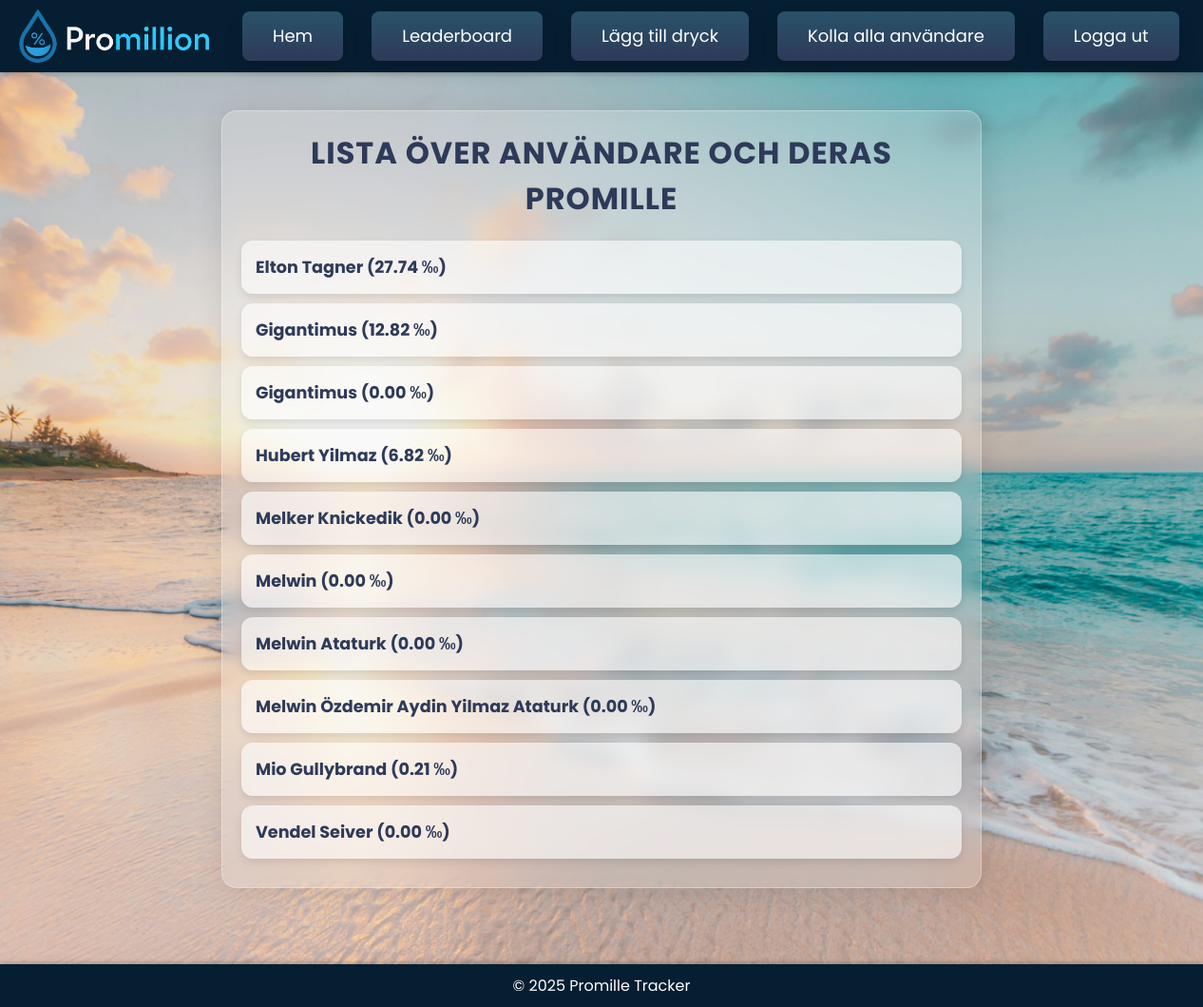
Screenshot of /user_list.php (signed in) with the database file from the repository.
### tables this page shows
CREATE TABLE `tbluser` (
  `id` int(11) NOT NULL,
  `namn` varchar(100) NOT NULL,
  `password` varchar(255) NOT NULL,
  `weight` float NOT NULL,
  `height` float NOT NULL,
  `alkoholvolym` float NOT NULL,
  `userlevel` tinyint(11) NOT NULL DEFAULT 10,
  `team` varchar(20) NOT NULL
);

CREATE TABLE `tblpromille` (
  `userid` int(11) NOT NULL,
  `promille` float NOT NULL,
  `updated_at` datetime NOT NULL
);

### user_list.php (the view, shortened to what this page needs)
<?php
$servername = "localhost";
$username = "root";
$password = "";
$dbname = "promille";
$conn = new mysqli($servername, $username, $password, $dbname);
$sql = "SELECT u.id, u.namn, p.promille
        FROM tbluser u
        LEFT JOIN tblpromille p ON u.id = p.userid
        ORDER BY u.namn ASC";
$result = $conn->query($sql);
?>
<!DOCTYPE html>
<html lang="sv">
<head>
    <link rel="stylesheet" href="style.css">
</head>
<body>
    <header>
    <img src="bilder/logotyp.png" alt="">
        <nav>
            <ul>
                <li><a href="home.php">Hem</a></li>
                <li><a href="leaderboard.php">Leaderboard</a></li>
                <li><a href="add_drink.php">Lägg till dryck</a></li>
                <li><a href="user_list.php">Kolla alla användare</a></li>
                <li><a href="loggaut.php">Logga ut</a></li>
            </ul>
        </nav>
    </header>
    <main>
        <div class="user-list">
        <h2>Lista över användare och deras promille</h2>
        <?php if ($result->num_rows > 0): ?>
            <ul>
                <?php while ($row = $result->fetch_assoc()): ?>
                    <?php
                    $user_id = $row['id'];
                    $namn = htmlspecialchars($row['namn']);
                    $promille = is_null($row['promille']) ? "–" : number_format($row['promille'], 2) . " ‰";
                    ?>
                    <li>
                        <a href="view_drinks.php?userid=<?php echo $user_id; ?>"><?php echo $namn; ?> (<?php echo $promille; ?>)</a>
                    </li>
                <?php endwhile; ?>
            </ul>
        <?php else: ?>
            <p>Inga användare hittades.</p>
        <?php endif; ?>
        </div>
    </main>
    <footer>
        <p>&copy; 2025 Promille Tracker</p>
    </footer>
</body>
</html>

### style.css (style rules this page uses)
* { margin:0; padding:0; box-sizing: border-box; }
body { font-family: Arial, sans-serif; margin: 0; padding: 0; background-color: #f9f9f9; }
header img { width: 200px; height: auto; margin-right: 20px; filter: hue-rotate(20deg); }
header nav ul { list-style: none; margin: 0; padding: 0; display: flex; }
header nav ul li { margin: 0 15px; }
header nav ul li a { text-decoration: none; }
header nav ul li a { align-items: center; background-color: initial; background-image: linear-gradient(#295269, #2E3A59); border-radius: 8px; border-width: 0; box-shadow: 0 10px 20px rgba(0, 0, 0, .1),0 3px 6px rgba(0, 0, 0, .05); box-sizing: border-box; color: #fff; cursor: pointer; display: inline-flex; flex-direction: column; font-family: poppins, sans-serif; font-size: 18px; height: 52px; justify-content: center; line-height: 1; margin: 0; outline: none; overflow: hidden; padding: 0 32px; text-align: center; text-decoration: none; transform: translate3d(0, 0, 0); transition: all 150ms; vertical-align: baseline; white-space: nowrap; user-select: none; -webkit-user-select: none; touch-action: manipulation; }
header { background-color: #061e31; color: white; display: flex; justify-content: space-between; align-items: center; padding: 15px 20px; width: 100%; box-shadow: 0 2px 5px rgba(0, 0, 0, 0.2); height: auto; position: relative; }
main { min-height: 87vh; background-image: url(bilder/background.jfif); background-size: cover; background-position: center; background-repeat: no-repeat; padding: 20px; padding-bottom: 60px; }
.user-list { max-width: 800px; margin: 20px auto; padding: 20px; background: rgba(255, 255, 255, 0.2); border-radius: 16px; box-shadow: 0 4px 30px rgba(0, 0, 0, 0.1); backdrop-filter: blur(10px); -webkit-backdrop-filter: blur(10px); border: 1px solid rgba(255, 255, 255, 0.3); font-family: 'Poppins', sans-serif; }
.user-list h2 { text-align: center; color: #2E3A59; font-size: 2rem; margin-bottom: 20px; text-transform: uppercase; letter-spacing: 1px; }
.user-list ul { list-style: none; padding: 0; margin: 0; }
.user-list ul li { background: rgba(255, 255, 255, 0.6); border-radius: 12px; box-shadow: 0 4px 10px rgba(0, 0, 0, 0.1); margin-bottom: 10px; padding: 15px; font-size: 1.1rem; display: flex; justify-content: space-between; align-items: center; transition: transform 0.2s ease, box-shadow 0.2s ease; }
.user-list ul li a { text-decoration: none; color: #2E3A59; font-weight: bold; transition: color 0.3s ease; }
header { background-color: #061e31; color: white; padding: 10px 20px; display: flex; justify-content: space-between; align-items: center; box-shadow: 0 2px 5px rgba(0, 0, 0, 0.2); }
header img { width: 200px; height: auto; }
footer { background-color: #061e31; font-family: poppins, sans-serif; color: white; text-align: center; padding: 10px 0; position: relative; width: 100%; box-shadow: 0 -2px 5px rgba(0, 0, 0, 0.2); }

### rows the page displays
tbluser: namn "Elton Tagner", tblpromille.promille "27.74 ‰"
tbluser: namn "Gigantimus", tblpromille.promille "12.82 ‰"
tbluser: namn "Gigantimus", tblpromille.promille "0.00 ‰"
tbluser: namn "Hubert Yilmaz", tblpromille.promille "6.82 ‰"
tbluser: namn "Melker Knickedik", tblpromille.promille "0.00 ‰"
tbluser: namn "Melwin", tblpromille.promille "0.00 ‰"
tbluser: namn "Melwin Ataturk", tblpromille.promille "0.00 ‰"
tbluser: namn "Melwin Özdemir Aydin Yilmaz Ataturk", tblpromille.promille "0.00 ‰"
tbluser: namn "Mio Gullybrand", tblpromille.promille "0.21 ‰"
tbluser: namn "Vendel Seiver", tblpromille.promille "0.00 ‰"
